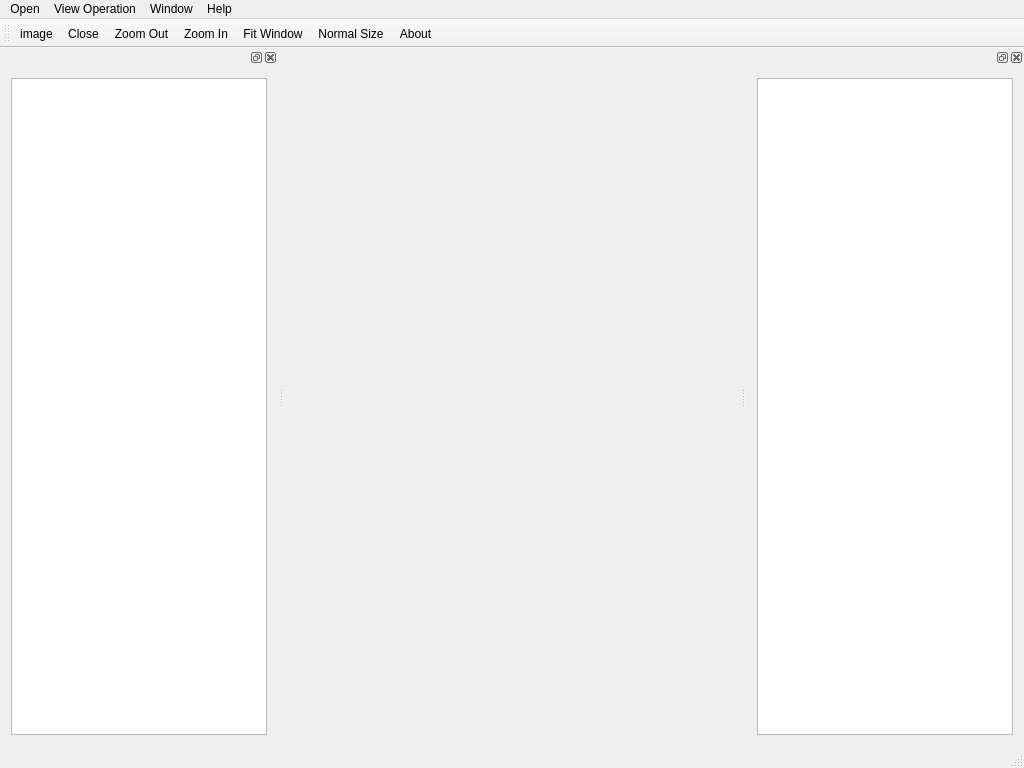
<?xml version="1.0" encoding="UTF-8"?>
<ui version="4.0">
 <class>MGISImgClass</class>
 <widget class="QMainWindow" name="MGISImgClass">
  <property name="geometry">
   <rect>
    <x>0</x>
    <y>0</y>
    <width>1024</width>
    <height>768</height>
   </rect>
  </property>
  <property name="windowTitle">
   <string>MGISImg</string>
  </property>
  <widget class="QWidget" name="centralWidget"/>
  <widget class="QMenuBar" name="menuBar">
   <property name="geometry">
    <rect>
     <x>0</x>
     <y>0</y>
     <width>1024</width>
     <height>22</height>
    </rect>
   </property>
   <widget class="QMenu" name="menuOpen">
    <property name="title">
     <string>Open</string>
    </property>
    <addaction name="actionimage"/>
    <addaction name="actionClose"/>
    <addaction name="separator"/>
    <addaction name="actionExit"/>
   </widget>
   <widget class="QMenu" name="menuView_Operation">
    <property name="title">
     <string>View Operation</string>
    </property>
    <addaction name="actionZoom_Out"/>
    <addaction name="actionZoom_In"/>
    <addaction name="actionFit_Window"/>
    <addaction name="actionNormal_Size"/>
   </widget>
   <widget class="QMenu" name="menuWindow">
    <property name="title">
     <string>Window</string>
    </property>
    <addaction name="actionFile_List"/>
    <addaction name="actionInformation"/>
   </widget>
   <widget class="QMenu" name="menuHelp">
    <property name="title">
     <string>Help</string>
    </property>
    <addaction name="actionAbout"/>
   </widget>
   <addaction name="menuOpen"/>
   <addaction name="menuView_Operation"/>
   <addaction name="menuWindow"/>
   <addaction name="menuHelp"/>
  </widget>
  <widget class="QToolBar" name="mainToolBar">
   <attribute name="toolBarArea">
    <enum>TopToolBarArea</enum>
   </attribute>
   <attribute name="toolBarBreak">
    <bool>false</bool>
   </attribute>
   <addaction name="actionimage"/>
   <addaction name="actionClose"/>
   <addaction name="actionZoom_Out"/>
   <addaction name="actionZoom_In"/>
   <addaction name="actionFit_Window"/>
   <addaction name="actionNormal_Size"/>
   <addaction name="actionAbout"/>
  </widget>
  <widget class="QStatusBar" name="statusBar"/>
  <widget class="QDockWidget" name="FileListDockWidget">
   <attribute name="dockWidgetArea">
    <number>1</number>
   </attribute>
   <widget class="QWidget" name="dockWidgetContents">
    <layout class="QVBoxLayout" name="verticalLayout">
     <item>
      <widget class="QTreeView" name="fileTreeView"/>
     </item>
    </layout>
   </widget>
  </widget>
  <widget class="QDockWidget" name="inforDockWidget">
   <attribute name="dockWidgetArea">
    <number>2</number>
   </attribute>
   <widget class="QWidget" name="dockWidgetContents_2">
    <layout class="QVBoxLayout" name="verticalLayout_2">
     <item>
      <widget class="QTableView" name="tableView"/>
     </item>
    </layout>
   </widget>
  </widget>
  <action name="actionimage">
   <property name="text">
    <string>image</string>
   </property>
   <property name="toolTip">
    <string>Open image files</string>
   </property>
  </action>
  <action name="actionClose">
   <property name="text">
    <string>Close</string>
   </property>
  </action>
  <action name="actionExit">
   <property name="text">
    <string>Exit</string>
   </property>
  </action>
  <action name="actionZoom_Out">
   <property name="text">
    <string>Zoom Out</string>
   </property>
  </action>
  <action name="actionZoom_In">
   <property name="text">
    <string>Zoom In</string>
   </property>
  </action>
  <action name="actionFit_Window">
   <property name="text">
    <string>Fit Window</string>
   </property>
  </action>
  <action name="actionNormal_Size">
   <property name="text">
    <string>Normal Size</string>
   </property>
  </action>
  <action name="actionFile_List">
   <property name="text">
    <string>File List</string>
   </property>
  </action>
  <action name="actionInformation">
   <property name="text">
    <string>Information</string>
   </property>
  </action>
  <action name="actionAbout">
   <property name="text">
    <string>About</string>
   </property>
  </action>
 </widget>
 <layoutdefault spacing="6" margin="11"/>
 <resources>
  <include location="MGISImg.qrc"/>
 </resources>
 <connections/>
</ui>
